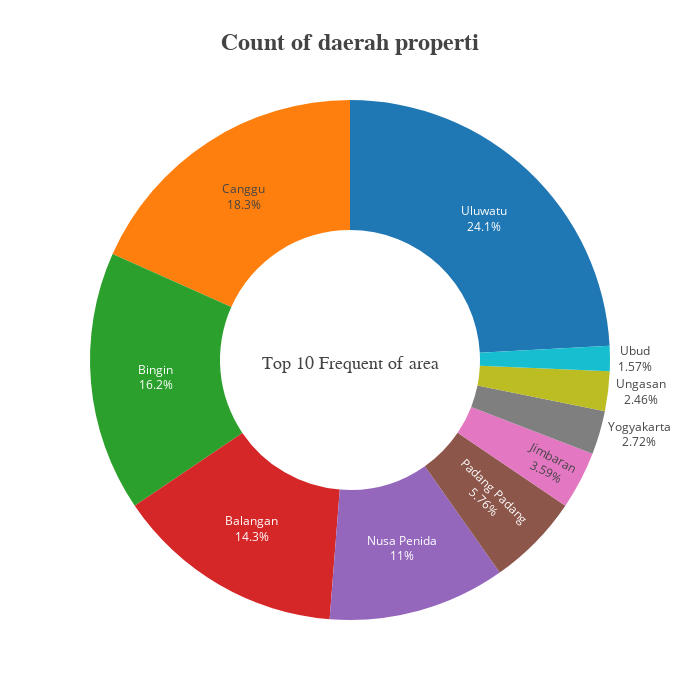

Source (notebook cell):
### Markdown cell above
# **3. EDA** 

**Analisis Data Eksplorasi (EDA)** adalah salah satu teknik yang digunakan untuk mengekstraksi fitur dan tren vital yang digunakan oleh pembelajaran mesin dan model pembelajaran mendalam dalam Sains Data. Memahami data secara menyeluruh membutuhkan eksplorasi dari setiap aspek. Fitur yang berdampak memungkinkan pengambilan keputusan yang bermakna dan bermanfaat; oleh karena itu, EDA menempati tempat yang tak ternilai dalam Sains Data.

**Types of Exploratory Data Analysis**

1. Univariate
2. Bivariate
3. Multivariate

### Code cell
mask = df['area_name'].value_counts().reset_index(name='count').sort_values('count', ascending=False)
total_count = mask['count'].sum()
mask['percentage'] = round((mask['count'] / total_count) * 100)
mask = mask.head(10)

fig = go.Figure()
fig.add_trace(
    go.Pie(
        labels=mask['area_name'],
        title="Top 10 Frequent of area",
                  titlefont={'size':18, 'family': 'Serif',},
         values=mask['count'],
        hole=0.5,
        )
    )
fig.update_traces(
    hoverinfo='label+value',
    textinfo='label+percent',
    textfont_size=12,
    )
fig.layout.update(title="<b>Count of daerah properti<b>",
                  titlefont={'size':24, 'family': 'Serif',},
                  showlegend=False, 
                  height=700, 
                  width=700, 
                  template=None, 
                 )

fig.show()

### Figure 1 — Plotly figure (JSON) as saved in the notebook; plotly's stock layout.template omitted (floating-point values rounded to 4 significant figures)
{"data": [{"hole": 0.5, "hoverinfo": "label+value", "labels": ["Uluwatu", "Canggu", "Bingin", "Balangan", "Nusa Penida", "Padang Padang", "Jimbaran", "Yogyakarta", "Ungasan", "Ubud"], "textfont": {"size": 12}, "textinfo": "label+percent", "title": {"font": {"family": "Serif", "size": 18}, "text": "Top 10 Frequent of area"}, "type": "pie", "values": [13063, 9920, 8748, 7729, 5967, 3121, 1946, 1471, 1332, 851]}], "layout": {"height": 700, "showlegend": false, "title": {"font": {"family": "Serif", "size": 24}, "text": "<b>Count of daerah properti<b>"}, "width": 700}}
